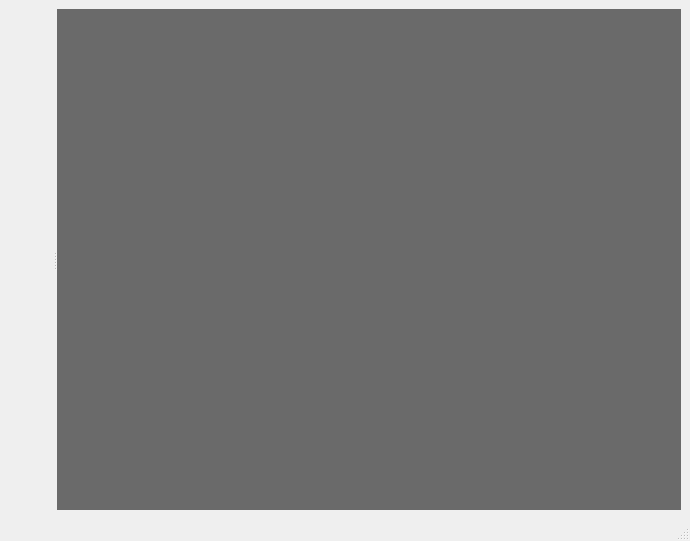
<?xml version="1.0" encoding="UTF-8"?>
<ui version="4.0">
 <class>MainWindow</class>
 <widget class="QMainWindow" name="MainWindow">
  <property name="geometry">
   <rect>
    <x>0</x>
    <y>0</y>
    <width>690</width>
    <height>541</height>
   </rect>
  </property>
  <property name="windowTitle">
   <string>MainWindow</string>
  </property>
  <widget class="QWidget" name="centralwidget">
   <layout class="QGridLayout" name="gridLayout">
    <item row="0" column="0">
     <widget class="QSplitter" name="splitter">
      <property name="orientation">
       <enum>Qt::Horizontal</enum>
      </property>
      <widget class="QLabel" name="videoFrame">
       <property name="text">
        <string/>
       </property>
      </widget>
      <widget class="QWidget" name="buttonArea" native="true">
       <property name="styleSheet">
        <string notr="true">background-color: rgb(106, 106, 106);</string>
       </property>
      </widget>
     </widget>
    </item>
   </layout>
  </widget>
  <widget class="QMenuBar" name="menubar">
   <property name="geometry">
    <rect>
     <x>0</x>
     <y>0</y>
     <width>690</width>
     <height>27</height>
    </rect>
   </property>
  </widget>
  <widget class="QStatusBar" name="statusbar"/>
 </widget>
 <resources/>
 <connections/>
</ui>
